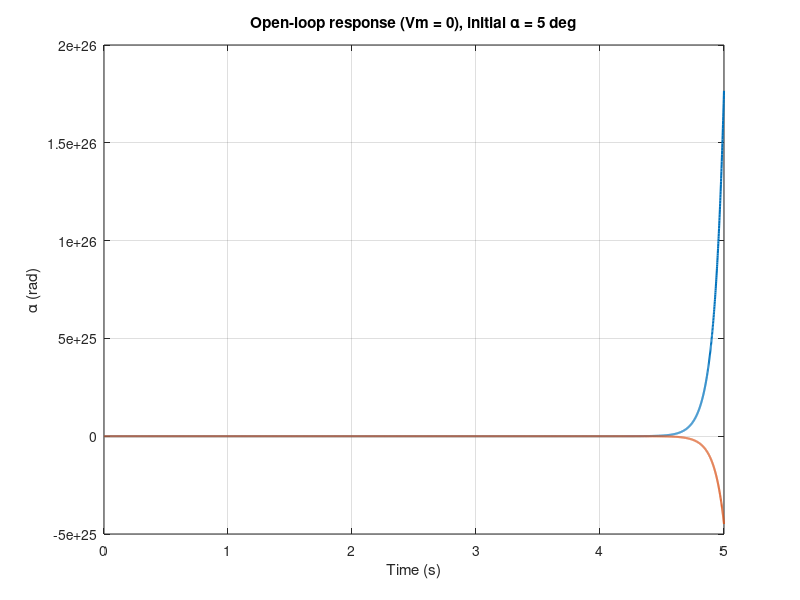

This chart was generated by the following MATLAB code:
%% 1) Parameters (given)
mp = 0.024;        % pendulum mass (kg)
g  = 9.81;         % gravity (m/s^2)
L  = 0.129;        % pendulum total length (m)
s  = L/2;          % COM distance from pivot (m)
r  = 0.085;        % arm length (m)

Jr = 0.000228792;  % arm inertia about motor axis (kg*m^2)
Jp = 0.000033282;  % pendulum inertia about COM (kg*m^2)

br = 1e-3;         % arm viscous damping (N*m*s/rad)
bp = 5e-5;         % pendulum viscous damping (N*m*s/rad)

Kt = 0.0422;       % torque constant (N*m/A)

DEGREE=15;
ALPHA0=(DEGREE*pi)/180;
%% 2) Derived constants
c  = Jp + mp*s^2;     % pendulum inertia about pivot (kg*m^2)
a   = Jr + mp*r^2;
b=1/2*mp*r*L
d=mp*g*L/2
delta=a*c-b^2
         

%% 3) State-space matrices (linearized about alpha = 0, alpha_dot=0, theta_dot=0)
A = [ 0          1           0      0;
      a*d/delta   -a*bp/delta      0      0;
      0          0           0      1;
     -b*d/delta   b*bp/delta     0     -c*br/delta];

  B = [ 0;
      -b*Kt/delta;
       0;
      c*Kt/delta];
      

C = [1 0 0 0;
    0 0 1 0];   % output y = alpha
D = [0;0];
X0=[ALPHA0;0;0;0];
C1=[1 0 0 0;
    0 1 0 0
    0 0 1 0
    0 0 0 1]
D1=[0;0;0;0]
desired_overshoot = 15;
settling_time = 2;

OS = desired_overshoot/100;
zeta = -log(OS) / sqrt(pi^2 + log(OS)^2);

wn = 4 / (zeta * settling_time);

wd = wn * sqrt(1 - zeta^2);   

p1 = -zeta*wn + 1j*wd;
p2 = -zeta*wn - 1j*wd;
p3 = -3*wn;
p4 = -5*wn;

desired_poles = [p1 p2 p3 p4];

% Use pole placement to find the state feedback matrix K
k = place(A, B, desired_poles);
sys = ss(A,B,C,D);
Ctheta=[0 0 1 0]
N = -inv(Ctheta * ((A - B*k)\B));

%% 4) Display results
disp('A = '); disp(A);
disp('B = '); disp(B);
disp('C = '); disp(C);
disp('D = '); disp(D);

disp('Open-loop eigenvalues of A:');
disp(eig(A));

%% 5) Open-loop simulation (zero input, initial alpha disturbance)
t  = 0:0.001:5;                 % time vector (s)
u  = zeros(size(t));            % Vm = 0
x0 = [5*pi/180; 0; 0; 0];       % 5 deg initial alpha, rest zero

[y,t_out,x] = lsim(sys,u,t,x0);

figure;
plot(t_out,y,'LineWidth',1.5);
grid on;
xlabel('Time (s)');
ylabel('\alpha (rad)');
title('Open-loop response (Vm = 0), initial \alpha = 5 deg');


%% 6) (Optional) also plot theta if you want
% To output both alpha and theta, change C to:
% C2 = [1 0 0 0;   % alpha
%       0 0 1 0];  % theta
% sys2 = ss(A,B,C2,[0;0]);
% [y2,t2,x2] = lsim(sys2,u,t,x0);
% figure; plot(t2,y2); grid on;
% legend('\alpha (rad)','\theta (rad)'); xlabel('Time (s)');
